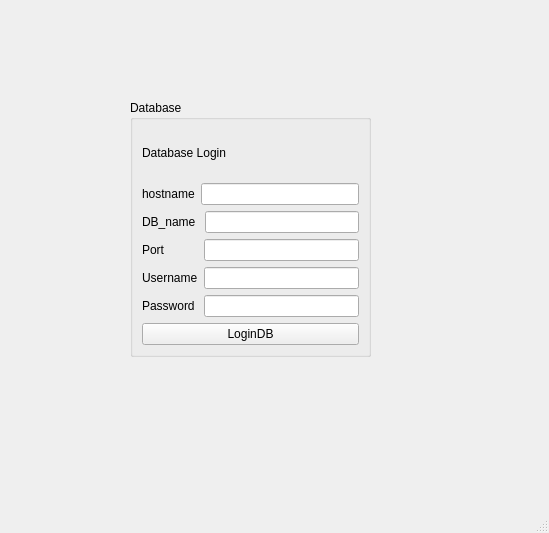
<?xml version="1.0" encoding="UTF-8"?>
<ui version="4.0">
 <class>MainWindow</class>
 <widget class="QMainWindow" name="MainWindow">
  <property name="geometry">
   <rect>
    <x>0</x>
    <y>0</y>
    <width>549</width>
    <height>533</height>
   </rect>
  </property>
  <property name="windowTitle">
   <string>MainWindow</string>
  </property>
  <widget class="QWidget" name="centralwidget">
   <widget class="QStackedWidget" name="stackedWidget">
    <property name="geometry">
     <rect>
      <x>70</x>
      <y>50</y>
      <width>431</width>
      <height>391</height>
     </rect>
    </property>
    <property name="currentIndex">
     <number>0</number>
    </property>
    <widget class="QWidget" name="page_3">
     <widget class="QGroupBox" name="groupBox">
      <property name="geometry">
       <rect>
        <x>60</x>
        <y>50</y>
        <width>241</width>
        <height>257</height>
       </rect>
      </property>
      <property name="title">
       <string>Database</string>
      </property>
      <layout class="QVBoxLayout" name="verticalLayout">
       <item>
        <widget class="QLabel" name="label_5">
         <property name="text">
          <string>Database Login</string>
         </property>
        </widget>
       </item>
       <item>
        <layout class="QHBoxLayout" name="horizontalLayout_2">
         <item>
          <widget class="QLabel" name="label">
           <property name="text">
            <string>hostname</string>
           </property>
          </widget>
         </item>
         <item>
          <widget class="QLineEdit" name="lineEdit_hostname">
           <property name="text">
            <string/>
           </property>
          </widget>
         </item>
        </layout>
       </item>
       <item>
        <layout class="QHBoxLayout" name="horizontalLayout_3">
         <item>
          <widget class="QLabel" name="label_2">
           <property name="text">
            <string>DB_name </string>
           </property>
          </widget>
         </item>
         <item>
          <widget class="QLineEdit" name="lineEdit_dbname"/>
         </item>
        </layout>
       </item>
       <item>
        <layout class="QHBoxLayout" name="horizontalLayout">
         <property name="sizeConstraint">
          <enum>QLayout::SetDefaultConstraint</enum>
         </property>
         <item>
          <widget class="QLabel" name="label_port">
           <property name="text">
            <string>Port          </string>
           </property>
          </widget>
         </item>
         <item>
          <widget class="QLineEdit" name="lineEdit_port"/>
         </item>
        </layout>
       </item>
       <item>
        <layout class="QHBoxLayout" name="horizontalLayout_4">
         <item>
          <widget class="QLabel" name="label_4">
           <property name="text">
            <string>Username</string>
           </property>
          </widget>
         </item>
         <item>
          <widget class="QLineEdit" name="lineEdit_username"/>
         </item>
        </layout>
       </item>
       <item>
        <layout class="QHBoxLayout" name="horizontalLayout_5">
         <item>
          <widget class="QLabel" name="label_3">
           <property name="text">
            <string>Password </string>
           </property>
          </widget>
         </item>
         <item>
          <widget class="QLineEdit" name="lineEdit_password"/>
         </item>
        </layout>
       </item>
       <item>
        <widget class="QPushButton" name="pushButton_logindb">
         <property name="text">
          <string>LoginDB</string>
         </property>
        </widget>
       </item>
      </layout>
     </widget>
    </widget>
    <widget class="QWidget" name="page_4">
     <widget class="QPushButton" name="pushButton_startServer">
      <property name="geometry">
       <rect>
        <x>80</x>
        <y>190</y>
        <width>107</width>
        <height>30</height>
       </rect>
      </property>
      <property name="text">
       <string>Start</string>
      </property>
     </widget>
     <widget class="QWidget" name="layoutWidget">
      <property name="geometry">
       <rect>
        <x>80</x>
        <y>140</y>
        <width>275</width>
        <height>33</height>
       </rect>
      </property>
      <layout class="QHBoxLayout" name="horizontalLayout_6">
       <item>
        <widget class="QLabel" name="label_6">
         <property name="text">
          <string>ServerPort</string>
         </property>
        </widget>
       </item>
       <item>
        <widget class="QSpinBox" name="portNumber">
         <property name="minimum">
          <number>1800</number>
         </property>
         <property name="maximum">
          <number>10000</number>
         </property>
        </widget>
       </item>
      </layout>
     </widget>
     <widget class="QPushButton" name="pushButton_stopServer">
      <property name="enabled">
       <bool>false</bool>
      </property>
      <property name="geometry">
       <rect>
        <x>210</x>
        <y>190</y>
        <width>107</width>
        <height>30</height>
       </rect>
      </property>
      <property name="text">
       <string>Stop</string>
      </property>
     </widget>
    </widget>
    <widget class="QWidget" name="page_5"/>
   </widget>
  </widget>
  <widget class="QMenuBar" name="menubar">
   <property name="geometry">
    <rect>
     <x>0</x>
     <y>0</y>
     <width>549</width>
     <height>27</height>
    </rect>
   </property>
  </widget>
  <widget class="QStatusBar" name="statusbar"/>
 </widget>
 <resources/>
 <connections/>
</ui>
